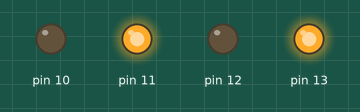
The sketch below on a simulated Arduino Uno, built with avr-gcc and run on an emulated ATmega328P. On the bench: output pins drawn as LEDs (lit = HIGH).

Above: at 0.02 s.
At 1.32 s:
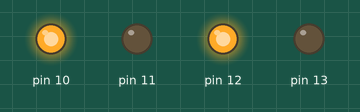
At 2.67 s:
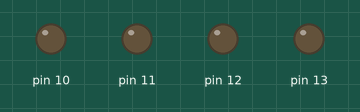
Timing chart, 0 to 3.0 s (numbered marks = the images above):
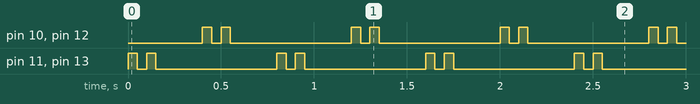

The sketch:

policeLights4LED.ino
```cpp
int x = 200; //blink speed


// the setup function runs once when you press reset or power the board
void setup() {
  // initialize digital pin LED_BUILTIN as an output.
  pinMode(13, OUTPUT);
  pinMode(12, OUTPUT);
  pinMode(11, OUTPUT);
  pinMode(10, OUTPUT);
}

// the loop function runs over and over again forever
void loop() {
digitalWrite(13, HIGH);
digitalWrite(11, HIGH);
  delay(50);
digitalWrite(13, LOW);
digitalWrite(11, LOW);
  delay(50);
digitalWrite(13, HIGH);
digitalWrite(11, HIGH);
  delay(50);
digitalWrite(13, LOW);
digitalWrite(11, LOW);
  delay(50);

delay(x);

digitalWrite(12, HIGH);
digitalWrite(10, HIGH);
  delay(50);
digitalWrite(12, LOW);
digitalWrite(10, LOW);
  delay(50);
digitalWrite(12, HIGH);
digitalWrite(10, HIGH);
  delay(50);
digitalWrite(12, LOW);
digitalWrite(10, LOW);
  delay(50);

delay(x);
}
```

Measured:
- by itself, pin 10–13: repeats every 0.80 s: LOW 0.05 s, HIGH 0.05 s, LOW 0.65 s, HIGH 0.05 s
